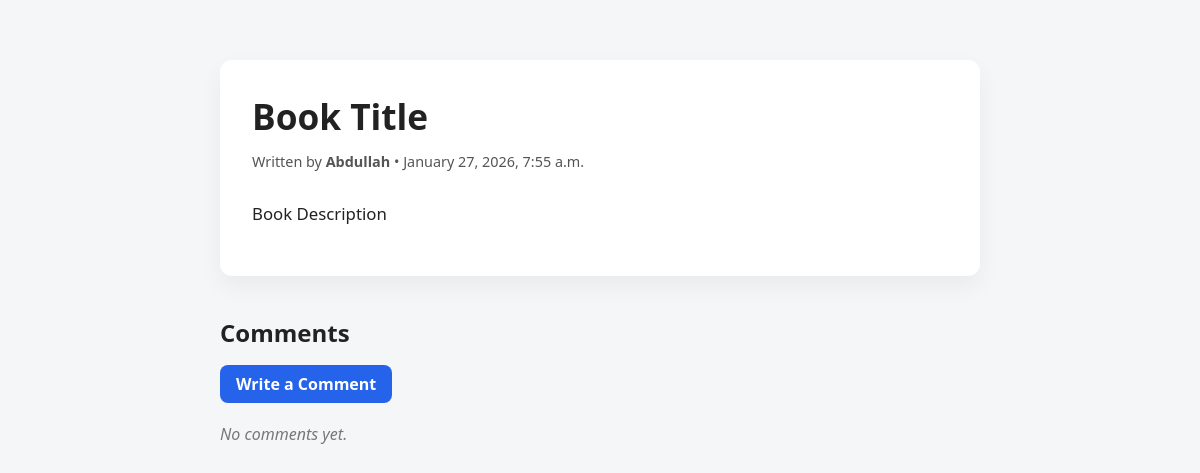
The page /post/details/3/ on the database as committed earlier.
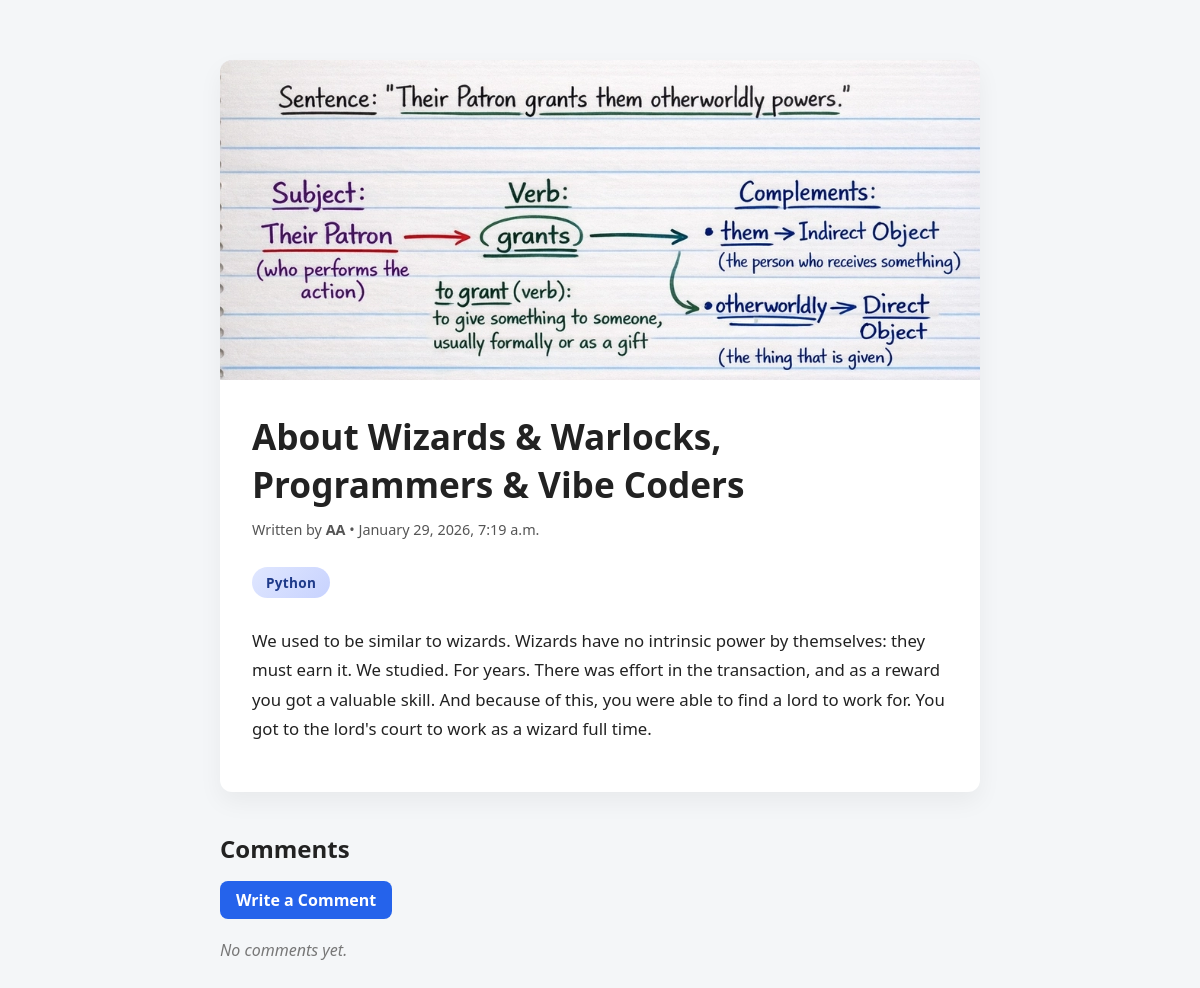
The same page on the database as committed later.
### Post/models.py (models this page shows, shortened)
class Article(models.Model):
    user = models.ForeignKey(User,on_delete=models.CASCADE)
    title = models.CharField(max_length=250)
    content = models.TextField()
    image = models.ImageField(upload_to='Article/')
    tags = models.ManyToManyField(TagModel)
    created_at = models.DateTimeField(auto_now_add=True)
    updated_at = models.DateTimeField(auto_now=True)

### Tags/models.py (models this page shows, shortened)
class TagModel(models.Model):
    user = models.ForeignKey(User,on_delete=models.CASCADE)
    title = models.CharField(max_length=150,unique=True)

### Post/views.py (the view)
# urls.py: path("details/<int:pk>/", PostDetailView.as_view(), name="details"),
class PostDetailView(DetailView):
    model = Article
    template_name = "Post/article_details.html"
    context_object_name = "Article"

### Post/templates/Post/article_details.html (shortened to what this page needs)
<!DOCTYPE html>
<html lang="en">
<head>
</head>
<body>
    <section class="article-detail-container">
        <article class="article-card">
            {% if Article.image %}
            <div class="article-image">
                <img src="{{ Article.image.url }}" alt="{{ Article.title }}">
            </div>
            {% endif %}
            <div class="article-content-wrapper">
                <h1 class="article-title">{{ Article.title }}</h1>
                <p class="article-meta">
                    Written by <strong>{{ Article.user }}</strong> •
                    {{ Article.created_at|date:"F j, Y, g:i a" }}
                </p>
                {% if Article.tags.all %}
                <div class="article-tags">
                    {% for tag in Article.tags.all %}
                    <span class="tag">{{ tag.title }}</span>
                    {% endfor %}
                </div>
                {% endif %}
                <div class="article-content">
                    <p>{{ Article.content }}</p>
                </div>
            </div>
        </article>
        <section class="comments-section">
            <h2>Comments</h2>
            <a href="{% url 'create_comment' Article.id %}" class="write-comment-btn">
                Write a Comment
            </a>
            {% if Article.comment_set.all %}
            <div class="comments-list">
                {% for c in Article.comment_set.all %}
                <div class="comment-card">
                    <p class="comment-user">{{ c.user }}</p>
                    <p class="comment-description">{{ c.description }}</p>
                </div>
                {% endfor %}
            </div>
            {% else %}
            <p class="no-comments">No comments yet.</p>
            {% endif %}
        </section>
    </section>
</body>
</html>

Rows that differ between the two databases and show on the page:
changed Article: image empty → "Article/handwriten.webp" (drawn); image: picture added; title "Book Title" → "About Wizards & Warlocks, Programmers & Vibe Coders"; user "Abdullah" → "AA"; created_at "January 27, 2026, 7:55 a.m." → "January 29, 2026, 7:19 a.m."; content "Book Description" → "We used to be similar to wizards. Wizards have no intrinsic power by themselves: they must earn it. We studied. For years. There was effort in the transaction, and as a reward you got a valuable skill. And because of this, you were able to find a lord to work for. You got to the lord's court to work as a wizard full time."
added TagModel: title "Python"
